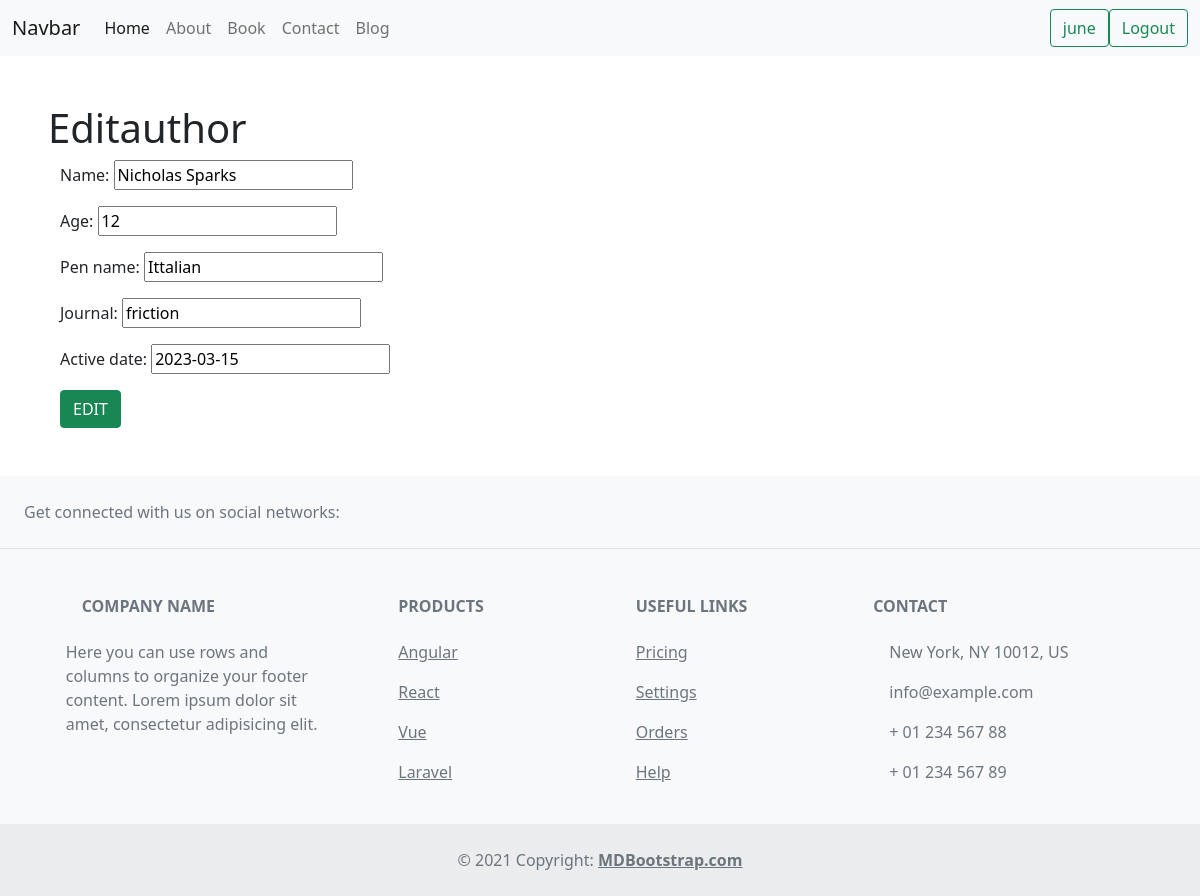
/editauthor/8/ (signed in), run on the app's committed database.
### home/models.py (models this page shows, shortened)
class Author(models.Model):
    name = models.CharField(max_length=200)
    age = models.PositiveIntegerField()
    pen_name = models.CharField(max_length=200)
    journal = models.CharField(max_length=200)
    active_date = models.DateField()

### home/views.py (the view)
# urls.py: path('editauthor/<int:author_id>/', views.editauthor, name="editauthor"),
def editauthor(request, author_id):
    author = Author.objects.get(id=author_id)
    if request.method == 'POST':
        form = AuthorForm(instance=author)
        form = AuthorForm(request.POST, instance=author)
        if form.is_valid():
            form.save()
            return redirect('author')
    else:
        form = AuthorForm(instance=author)
    return  render(request, 'edit_author.html', {'form':form})

### home/forms.py
class AuthorForm(forms.ModelForm):
    class Meta:
        model = Author
        fields = '__all__'

### templates/edit_author.html (shortened to what this page needs)
{% extends 'base.html' %}
{% block content %}
<section class="m-5">
    <h1>Editauthor</h1>
    <div class="container">
        <form action="" method="POST">
            {{form.as_p}}
            <button type="submit" class="btn btn-success">EDIT</button>
        </form>
    </div>
</section>
{% endblock content %}

### templates/base.html (shortened to what this page needs)
{% load static %}
<!doctype html>
<html lang="en">
  <head>
    <link href="https://cdn.jsdelivr.net/npm/bootstrap@5.0.2/dist/css/bootstrap.min.css" rel="stylesheet">
  </head>
  <body>
    <nav class="navbar navbar-expand-lg navbar-light bg-light">
        <div class="container-fluid">
          <a class="navbar-brand" href="{% url 'index' %}">Navbar</a>
          <div class="collapse navbar-collapse" id="navbarSupportedContent">
            <ul class="navbar-nav me-auto mb-2 mb-lg-0">
              <li class="nav-item">
                <a class="nav-link active" aria-current="page" href="{% url 'index' %}">Home</a>
              </li>
              <li class="nav-item">
                <a class="nav-link" href="{% url 'about' %}">About</a>
              </li>
              <li class="nav-item">
                <a class="nav-link" href="{% url 'book' %}">Book</a>
              </li>
              <li class="nav-item">
                <a class="nav-link" href="{% url 'contact' %}">Contact</a>
              </li>
              <li class="nav-item">
                <a class="nav-link" href="{% url 'blog' %}">Blog</a>
              </li>
            </ul>
            {% if user.is_authenticated %}
            <a class="btn btn-outline-success" href="#">{{request.user}}</a>
            <a class="btn btn-outline-success" href="{% url 'logout' %}">Logout</a>
            {% else %}
           <a class="btn btn-outline-success" href="{% url 'register' %}">Register</a>
           <a class="btn btn-outline-success" href="{% url 'login' %}">Login</a>
           {% endif %}
          </div>
        </div>
      </nav>
    {% block content %}{% endblock content %}
<footer class="text-center text-lg-start bg-light text-muted">
    <section class="d-flex justify-content-center justify-content-lg-between p-4 border-bottom">
      <div class="me-5 d-none d-lg-block">
        <span>Get connected with us on social networks:</span>
      </div>
      <div>
      </div>
    </section>
    <section class="">
      <div class="container text-center text-md-start mt-5">
        <div class="row mt-3">
          <div class="col-md-3 col-lg-4 col-xl-3 mx-auto mb-4">
            <h6 class="text-uppercase fw-bold mb-4">
              Company name
            </h6>
            <p>
              Here you can use rows and columns to organize your footer content. Lorem ipsum
              dolor sit amet, consectetur adipisicing elit.
            </p>
          </div>
          <div class="col-md-2 col-lg-2 col-xl-2 mx-auto mb-4">
            <h6 class="text-uppercase fw-bold mb-4">
              Products
            </h6>
            <p>
              <a href="#!" class="text-reset">Angular</a>
            </p>
            <p>
              <a href="#!" class="text-reset">React</a>
            </p>
            <p>
              <a href="#!" class="text-reset">Vue</a>
            </p>
            <p>
              <a href="#!" class="text-reset">Laravel</a>
            </p>
          </div>
          <div class="col-md-3 col-lg-2 col-xl-2 mx-auto mb-4">
            <h6 class="text-uppercase fw-bold mb-4">
              Useful links
            </h6>
            <p>
              <a href="#!" class="text-reset">Pricing</a>
            </p>
            <p>
              <a href="#!" class="text-reset">Settings</a>
            </p>
            <p>
              <a href="#!" class="text-reset">Orders</a>
            </p>
            <p>
              <a href="#!" class="text-reset">Help</a>
            </p>
          </div>
          <div class="col-md-4 col-lg-3 col-xl-3 mx-auto mb-md-0 mb-4">
            <h6 class="text-uppercase fw-bold mb-4">Contact</h6>
            <p> New York, NY 10012, US</p>
            <p>
              info@example.com
            </p>
            <p> + 01 234 567 88</p>
            <p> + 01 234 567 89</p>
          </div>
        </div>
      </div>
    </section>
    <div class="text-center p-4" style="background-color: rgba(0, 0, 0, 0.05);">
      © 2021 Copyright:
      <a class="text-reset fw-bold" href="https://mdbootstrap.com/">MDBootstrap.com</a>
    </div>
  </footer>
  </body>
</html>

### data on the page
Author: name "Nicholas Sparks", age "12", pen_name "Ittalian", journal "friction", active_date "2023-03-15"

### other printed values
{{ request.user }} "june"
